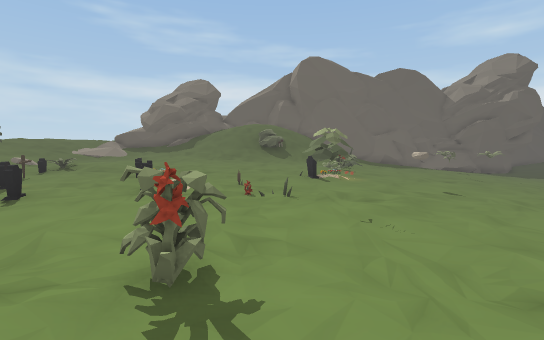
view 1 (above)

23 first-person views from a walk through a Unity game level. The camera is 1.4 m above the floor, tilts 4° down and sees 85° across. The floor is counted in squares, 1 m on a side. Each view is taken from the middle of a square. On the plan, view 1 faces up. The plan holds only what a view shows up to about 14 squares ahead; the rest is blank. The place goes on beyond the plan.

view 2
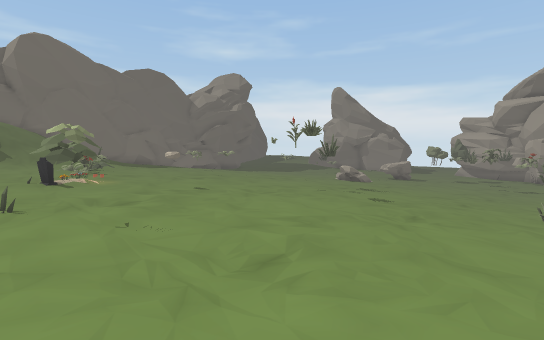

view 3
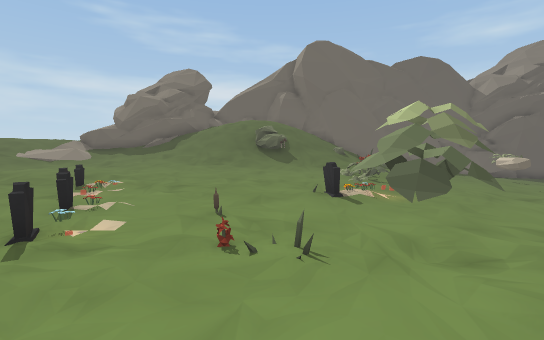

view 4
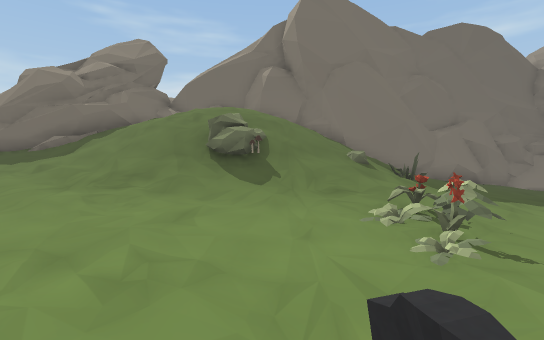

view 5
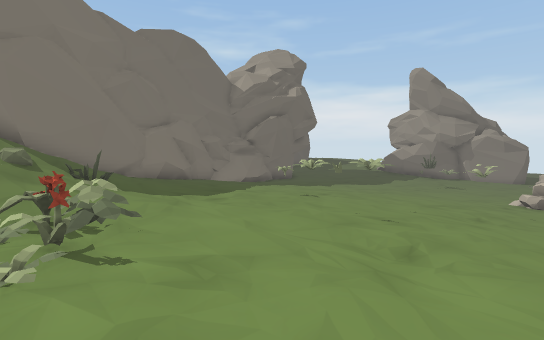

view 6
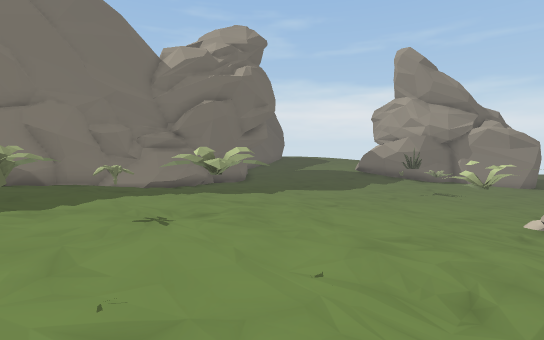

view 7
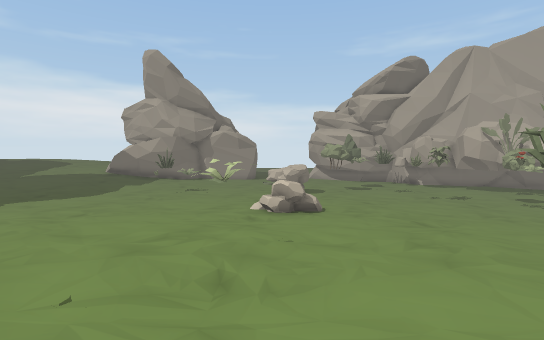

view 8
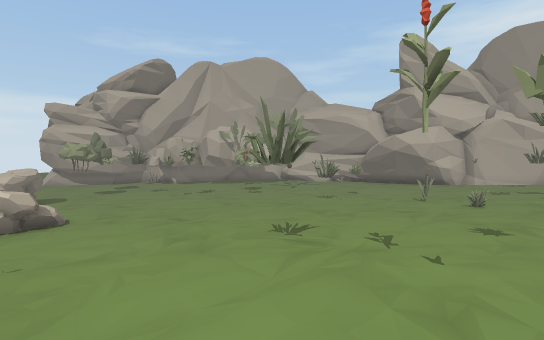

view 9
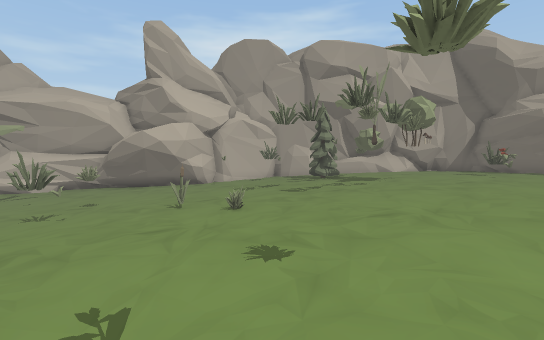

view 10
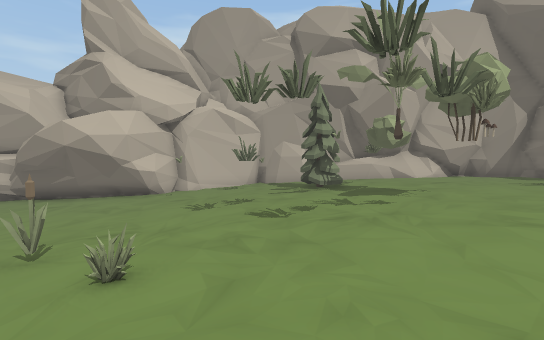

view 11
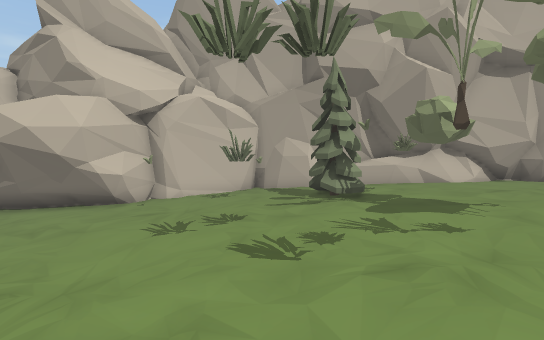

view 12
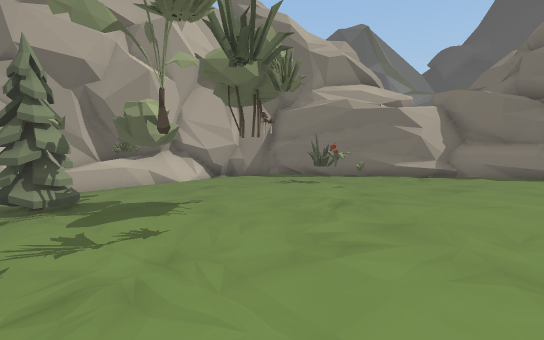

view 13
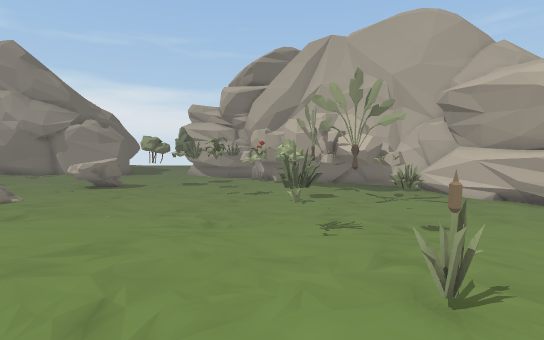

view 14
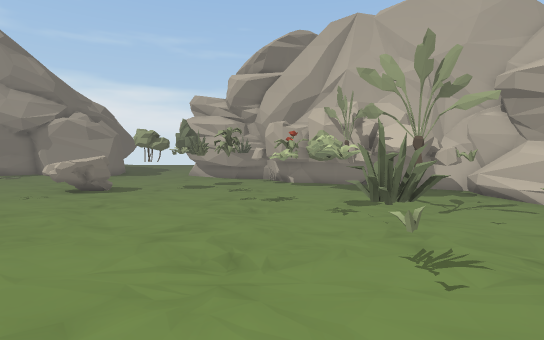

view 15
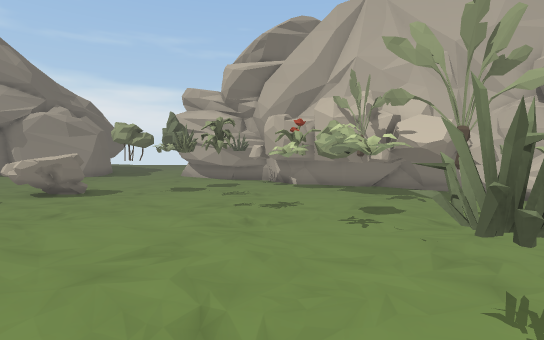

view 16
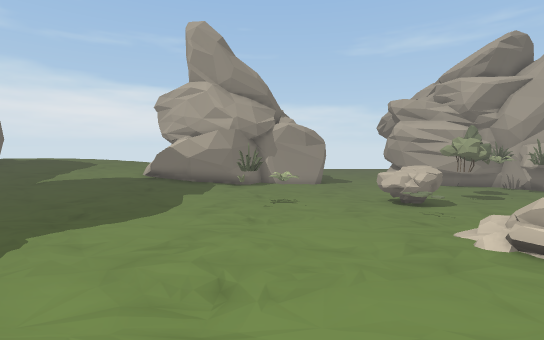

view 17
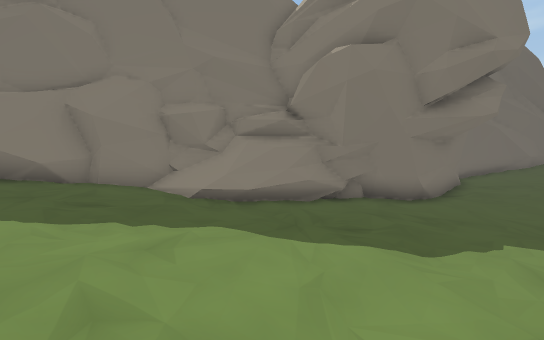

view 18
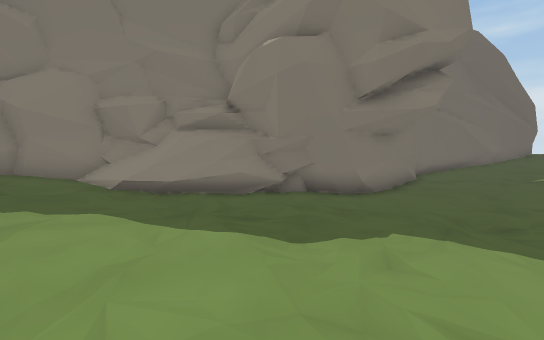

view 19
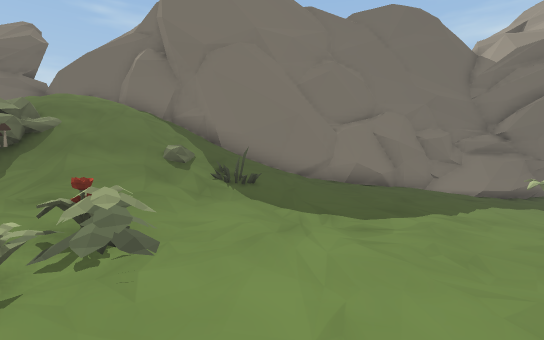

view 20
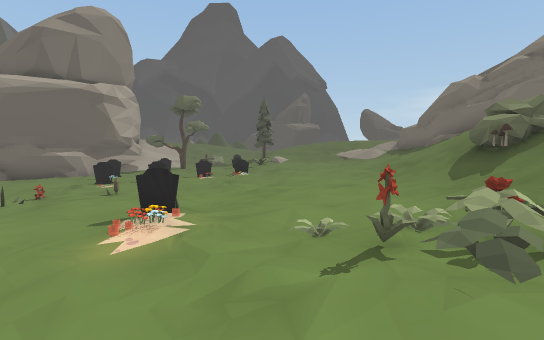

view 21
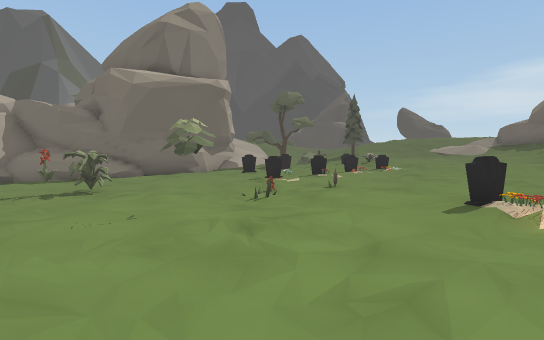

view 22
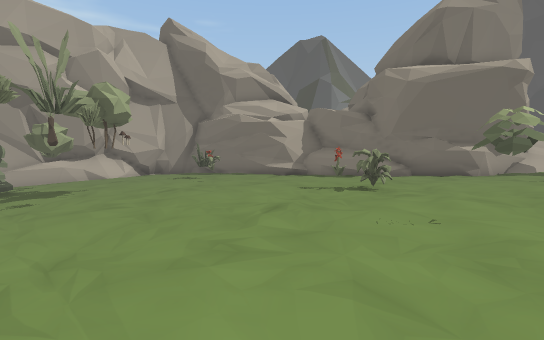

view 23
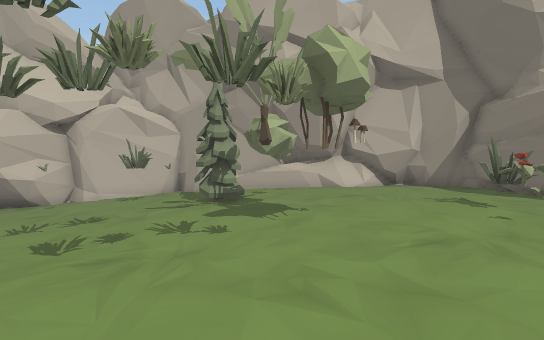

### Floor plan
Key: @ floor where view 1 was taken; # wall or solid block; . main floor; : floor 0.25 m higher than the main floor; - floor 0.25 m lower than the main floor; + floor 0.5 m higher than the main floor; _ floor 0.5 m lower than the main floor; * floor 0.75 m higher than the main floor; < floor 0.75 m lower than the main floor; % floor 1 m higher than the main floor; ( floor 1 m lower than the main floor; & floor 1.25 m higher than the main floor; $ floor 3.75 m higher than the main floor; / step, stairs or slope; = window, fence, low wall or low ledge; ^ raised ledge; R rock; P plant; B bush; T pine tree; O other object.
Columns run from 7 left of view 1 to 28 right of it. Each row starts with its distance up from view 1.
 31                                ##..:
 30                                #...:
 29                               ##....
 28                              ##-....
 27                          #####---...
 26   ######           #########------..
 25  ##  = ####   ######//==..--------..
 24  #=    /##########++:.....---------.
 23 #^#/ /$/////////**++::...----___----
 22 #///////////////*+++::...----_____--
 21 ///////////////**+++::....---______-
 20 //////B/////P//**+++::....--________
 19 ///////B///&//%**+++::...---________
 18 ////////////%/***+P+::...---____O___
 17 %&&&&&%%///P%/**+++::....---________
 16 %%%%%%%%%%PP****+++::....--_____<<<<
 15 %%%%%%%%%%PP***+++:::....--____<<<<<
 14 %%%%%%%%%%%***+++::::...---____<<<<<
 13 /OO%%%%%OO***++++:::....---____<<<<<
 12 %%O%%*%%OOO*++++:::.....--/O/_<O<OO
 11 %%OO%****O*+R+++:::.....--OO _<<<OOO
 10 %%*O%*O***++R++::::....---____<<<OOO
  9 ****O*****+++++:::.....---___<<<<<((
  8 ****O*PP*+++++::::.....--____<<<<((B
  7 *O******++++++:::.....--____<<<<<(((
  6 ********++++++:::....---___<<<<<((((
  5 *+*****++++++:::.....---___<<<<(((((
  4 #*+**++++++++:::.....--___<<<<((((((
  3 ##++++P++++++::.....---___<<<(((((((
  2  #++++P+++++:::.....--____<<<(((((((
  1  ##*+++++++::::....---_P_<<<((((((((
  0  ##++++@+++:::....P--____<<<(((((((#
 -1  ##=+++++++:::.....-P___<<<<((((( ##
 -2  ##=++++++::::....--____<<<((O(((##
 -3   ##+++O++:::....---____<<<((((((#
 -4    ##++++::B.....---____<<<(((((##
 -5    ##+P+::::O....---___<<<<(((((##
 -6     #+:::::BB....--____<<<<(((((#  #
 -7     #::::::.B....--____<<<<((((((^^#
 -8     #:::::...TT.---____<<<<((((### #
 -9     #:::::...TTT---___##########
-10     ###::.....T.--___####   ##
-11      ######....---__##
-12          #######-_###
-13               #####

Positions as (right, up) in squares from view 1, and headings:
1: (0, 0), facing up
2: (0, 0), facing up-right
3: (0, 4), facing up
4: (1, 11), facing up
5: (3, 11), facing up-right
6: (9, 12), facing up-right
7: (9, 12), facing right
8: (9, 12), facing down-right
9: (10, 9), facing down
10: (9, 4), facing down
11: (9, 1), facing down
12: (8, 1), facing down-left
13: (10, 1), facing right
14: (13, 2), facing right
15: (15, 2), facing right
16: (14, 17), facing right
17: (16, 17), facing up
18: (18, 17), facing up
19: (6, 13), facing up
20: (7, 14), facing left
21: (7, 8), facing left
22: (7, 7), facing down-left
23: (5, 2), facing down
